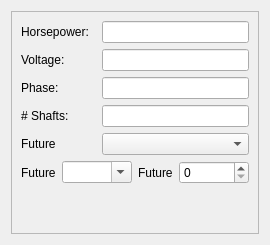
      <widget class="QWidget" name="tab_2">
       <attribute name="title">
        <string>Motor Charateristics</string>
       </attribute>
       <layout class="QGridLayout" name="gridLayout_5">
        <item row="0" column="0">
         <widget class="QFrame" name="frame_2">
          <property name="frameShape">
           <enum>QFrame::StyledPanel</enum>
          </property>
          <property name="frameShadow">
           <enum>QFrame::Raised</enum>
          </property>
          <layout class="QVBoxLayout" name="verticalLayout">
           <item>
            <layout class="QHBoxLayout" name="horizontalLayout_4">
             <item>
              <widget class="QLabel" name="label_4">
               <property name="sizePolicy">
                <sizepolicy hsizetype="Maximum" vsizetype="Preferred">
                 <horstretch>0</horstretch>
                 <verstretch>0</verstretch>
                </sizepolicy>
               </property>
               <property name="maximumSize">
                <size>
                 <width>75</width>
                 <height>16777215</height>
                </size>
               </property>
               <property name="text">
                <string>Horsepower:</string>
               </property>
              </widget>
             </item>
             <item>
              <widget class="QLineEdit" name="horsepower">
               <property name="sizePolicy">
                <sizepolicy hsizetype="Maximum" vsizetype="Fixed">
                 <horstretch>0</horstretch>
                 <verstretch>0</verstretch>
                </sizepolicy>
               </property>
               <property name="maximumSize">
                <size>
                 <width>300</width>
                 <height>16777215</height>
                </size>
               </property>
              </widget>
             </item>
            </layout>
           </item>
           <item>
            <layout class="QHBoxLayout" name="horizontalLayout_5">
             <item>
              <widget class="QLabel" name="label_3">
               <property name="sizePolicy">
                <sizepolicy hsizetype="Maximum" vsizetype="Preferred">
                 <horstretch>0</horstretch>
                 <verstretch>0</verstretch>
                </sizepolicy>
               </property>
               <property name="maximumSize">
                <size>
                 <width>75</width>
                 <height>16777215</height>
                </size>
               </property>
               <property name="text">
                <string>Voltage:</string>
               </property>
              </widget>
             </item>
             <item>
              <widget class="QLineEdit" name="voltage">
               <property name="sizePolicy">
                <sizepolicy hsizetype="Maximum" vsizetype="Fixed">
                 <horstretch>0</horstretch>
                 <verstretch>0</verstretch>
                </sizepolicy>
               </property>
               <property name="maximumSize">
                <size>
                 <width>300</width>
                 <height>16777215</height>
                </size>
               </property>
              </widget>
             </item>
            </layout>
           </item>
           <item>
            <layout class="QHBoxLayout" name="horizontalLayout_6">
             <item>
              <widget class="QLabel" name="label_2">
               <property name="sizePolicy">
                <sizepolicy hsizetype="Maximum" vsizetype="Preferred">
                 <horstretch>0</horstretch>
                 <verstretch>0</verstretch>
                </sizepolicy>
               </property>
               <property name="maximumSize">
                <size>
                 <width>75</width>
                 <height>16777215</height>
                </size>
               </property>
               <property name="text">
                <string>Phase:</string>
               </property>
              </widget>
             </item>
             <item>
              <widget class="QLineEdit" name="phase">
               <property name="sizePolicy">
                <sizepolicy hsizetype="Maximum" vsizetype="Fixed">
                 <horstretch>0</horstretch>
                 <verstretch>0</verstretch>
                </sizepolicy>
               </property>
               <property name="maximumSize">
                <size>
                 <width>300</width>
                 <height>16777215</height>
                </size>
               </property>
              </widget>
             </item>
            </layout>
           </item>
           <item>
            <layout class="QHBoxLayout" name="horizontalLayout_7">
             <item>
              <widget class="QLabel" name="label">
               <property name="sizePolicy">
                <sizepolicy hsizetype="Maximum" vsizetype="Preferred">
                 <horstretch>0</horstretch>
                 <verstretch>0</verstretch>
                </sizepolicy>
               </property>
               <property name="maximumSize">
                <size>
                 <width>75</width>
                 <height>16777215</height>
                </size>
               </property>
               <property name="text">
                <string># Shafts:</string>
               </property>
              </widget>
             </item>
             <item>
              <widget class="QLineEdit" name="shaftnum">
               <property name="sizePolicy">
                <sizepolicy hsizetype="Maximum" vsizetype="Fixed">
                 <horstretch>0</horstretch>
                 <verstretch>0</verstretch>
                </sizepolicy>
               </property>
               <property name="maximumSize">
                <size>
                 <width>300</width>
                 <height>16777215</height>
                </size>
               </property>
              </widget>
             </item>
            </layout>
           </item>
           <item>
            <layout class="QHBoxLayout" name="horizontalLayout_28">
             <item>
              <widget class="QLabel" name="label_31">
               <property name="sizePolicy">
                <sizepolicy hsizetype="Maximum" vsizetype="Preferred">
                 <horstretch>0</horstretch>
                 <verstretch>0</verstretch>
                </sizepolicy>
               </property>
               <property name="maximumSize">
                <size>
                 <width>75</width>
                 <height>16777215</height>
                </size>
               </property>
               <property name="text">
                <string>Future</string>
               </property>
              </widget>
             </item>
             <item>
              <widget class="QComboBox" name="comboBox">
               <property name="sizePolicy">
                <sizepolicy hsizetype="Maximum" vsizetype="Fixed">
                 <horstretch>0</horstretch>
                 <verstretch>0</verstretch>
                </sizepolicy>
               </property>
               <property name="maximumSize">
                <size>
                 <width>245</width>
                 <height>16777215</height>
                </size>
               </property>
              </widget>
             </item>
            </layout>
           </item>
           <item>
            <layout class="QHBoxLayout" name="horizontalLayout_29">
             <item>
              <layout class="QHBoxLayout" name="horizontalLayout_18">
               <item>
                <widget class="QLabel" name="label_23">
                 <property name="sizePolicy">
                  <sizepolicy hsizetype="Maximum" vsizetype="Preferred">
                   <horstretch>0</horstretch>
                   <verstretch>0</verstretch>
                  </sizepolicy>
                 </property>
                 <property name="maximumSize">
                  <size>
                   <width>60</width>
                   <height>16777215</height>
                  </size>
                 </property>
                 <property name="text">
                  <string>Future</string>
                 </property>
                </widget>
               </item>
               <item>
                <widget class="QComboBox" name="acDc">
                 <property name="sizePolicy">
                  <sizepolicy hsizetype="Maximum" vsizetype="Fixed">
                   <horstretch>0</horstretch>
                   <verstretch>0</verstretch>
                  </sizepolicy>
                 </property>
                 <property name="maximumSize">
                  <size>
                   <width>70</width>
                   <height>16777215</height>
                  </size>
                 </property>
                 <property name="editable">
                  <bool>true</bool>
                 </property>
                 <property name="currentText">
                  <string notr="true"/>
                 </property>
                 <property name="currentIndex">
                  <number>-1</number>
                 </property>
                </widget>
               </item>
              </layout>
             </item>
             <item>
              <layout class="QHBoxLayout" name="horizontalLayout_27">
               <item>
                <widget class="QLabel" name="label_26">
                 <property name="sizePolicy">
                  <sizepolicy hsizetype="Maximum" vsizetype="Preferred">
                   <horstretch>0</horstretch>
                   <verstretch>0</verstretch>
                  </sizepolicy>
                 </property>
                 <property name="maximumSize">
                  <size>
                   <width>60</width>
                   <height>16777215</height>
                  </size>
                 </property>
                 <property name="text">
                  <string>Future</string>
                 </property>
                </widget>
               </item>
               <item>
                <widget class="QSpinBox" name="numberPoles">
                 <property name="sizePolicy">
                  <sizepolicy hsizetype="Maximum" vsizetype="Fixed">
                   <horstretch>0</horstretch>
                   <verstretch>0</verstretch>
                  </sizepolicy>
                 </property>
                 <property name="minimumSize">
                  <size>
                   <width>70</width>
                   <height>0</height>
                  </size>
                 </property>
                </widget>
               </item>
              </layout>
             </item>
            </layout>
           </item>
           <item>
            <spacer name="verticalSpacer">
             <property name="orientation">
              <enum>Qt::Vertical</enum>
             </property>
             <property name="sizeHint" stdset="0">
              <size>
               <width>20</width>
               <height>40</height>
              </size>
             </property>
            </spacer>
           </item>
          </layout>
         </widget>
        </item>
       </layout>
      </widget>
